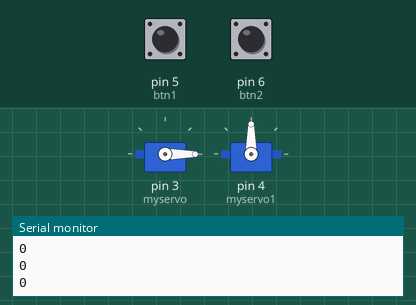
A sketch run on a simulated Arduino Uno, built with avr-gcc and run on an emulated ATmega328P. On the bench: 2 × servo, the last lines printed to the serial monitor. Inputs (shaded band) come from the test bench; at power-on: pin 5 (btn1) HIGH, pin 6 (btn2) HIGH.

Above: at 1.2 s.
1.3 s: pin 5 (btn1) pulled LOW for 0.15 s
At 1.76 s:
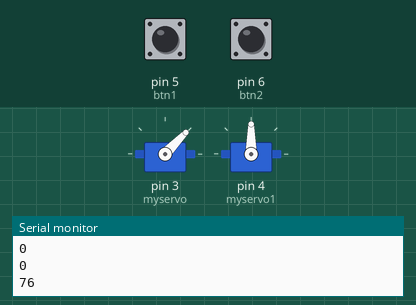
3.4 s: pin 6 (btn2) pulled LOW for 1 s
At 4.2 s:
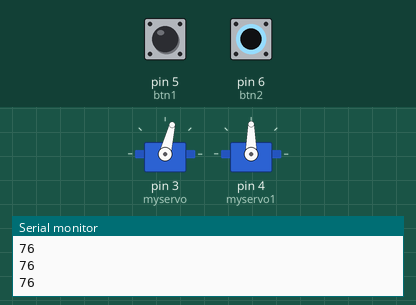
6.4 s: pin 6 (btn2) pulled LOW for 3.2 s
At 10.7 s:
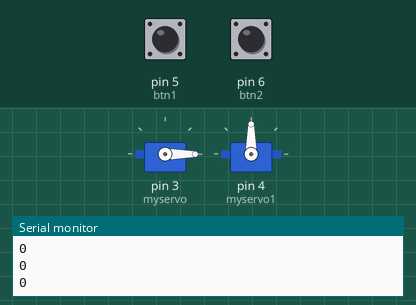
11.4 s: pin 5 (btn1) pulled LOW for 3.2 s
At 11.55 s:
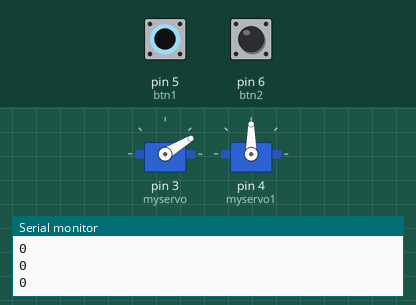
16.4 s: pin 5 (btn1) pulsed LOW 5 times (0.12 s each, 0.3 s apart)
At 18.7 s:
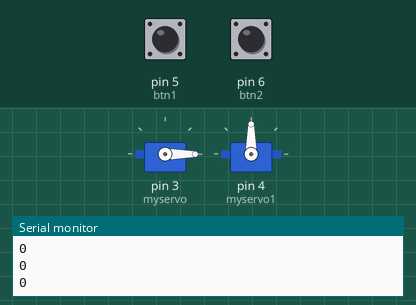
Timing chart, 0 to 20.2 s (numbered marks = the images above; inputs shaded):
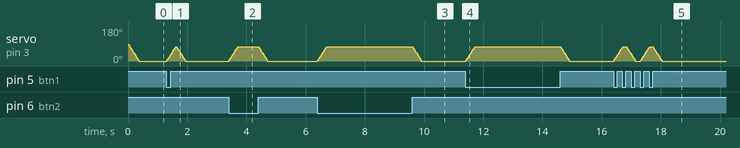

The sketch:

Script_Cantiere.ino
```cpp
#include <Servo.h>
Servo myservo;
Servo myservo1;
int btn1 = 5;
int btn2 = 6;
int btn3 = 7;

void setup() {
  Serial.begin(115200);
  myservo.attach(3);
  myservo1.attach(4);
  pinMode(btn1, INPUT_PULLUP);
  pinMode(btn2, INPUT_PULLUP);
  pinMode(btn3, INPUT_PULLUP);
}

void loop() {
  int pos, c, reach;
  c = 0;
  if (!digitalRead(btn1)) c++;
  if (!digitalRead(btn2)) c++;
 // if (!digitalRead(btn3)) c++;

  if (c == 0) reach = 0;
  else if (c == 1)reach = 76;
  else if (c == 2) reach = 76;
  else if (c == 3) reach = 180;

  while(myservo.read() != reach){
    if (myservo.read() < reach) myservo.write(myservo.read() + 1);
    else myservo.write(myservo.read() - 1);
    delay(4);
  }
  Serial.println(myservo.read());

  delay(10);
 }
```

Measured:
- after the input at 1.3 s, servo on pin 3 (myservo): rises from 0° to 76° in 0.31 s, then falls to 0° in 0.32 s
- after the input at 3.4 s, servo on pin 3 (myservo): rises from 0° to 76° in 0.31 s, then falls to 0° in 1.0 s
- after the input at 6.4 s, servo on pin 3 (myservo): rises from 0° to 76° in 0.31 s, then falls to 0° in 3.2 s
- after the input at 11.4 s, servo on pin 3 (myservo): rises from 0° to 76° in 0.31 s, then falls to 0° in 3.2 s
